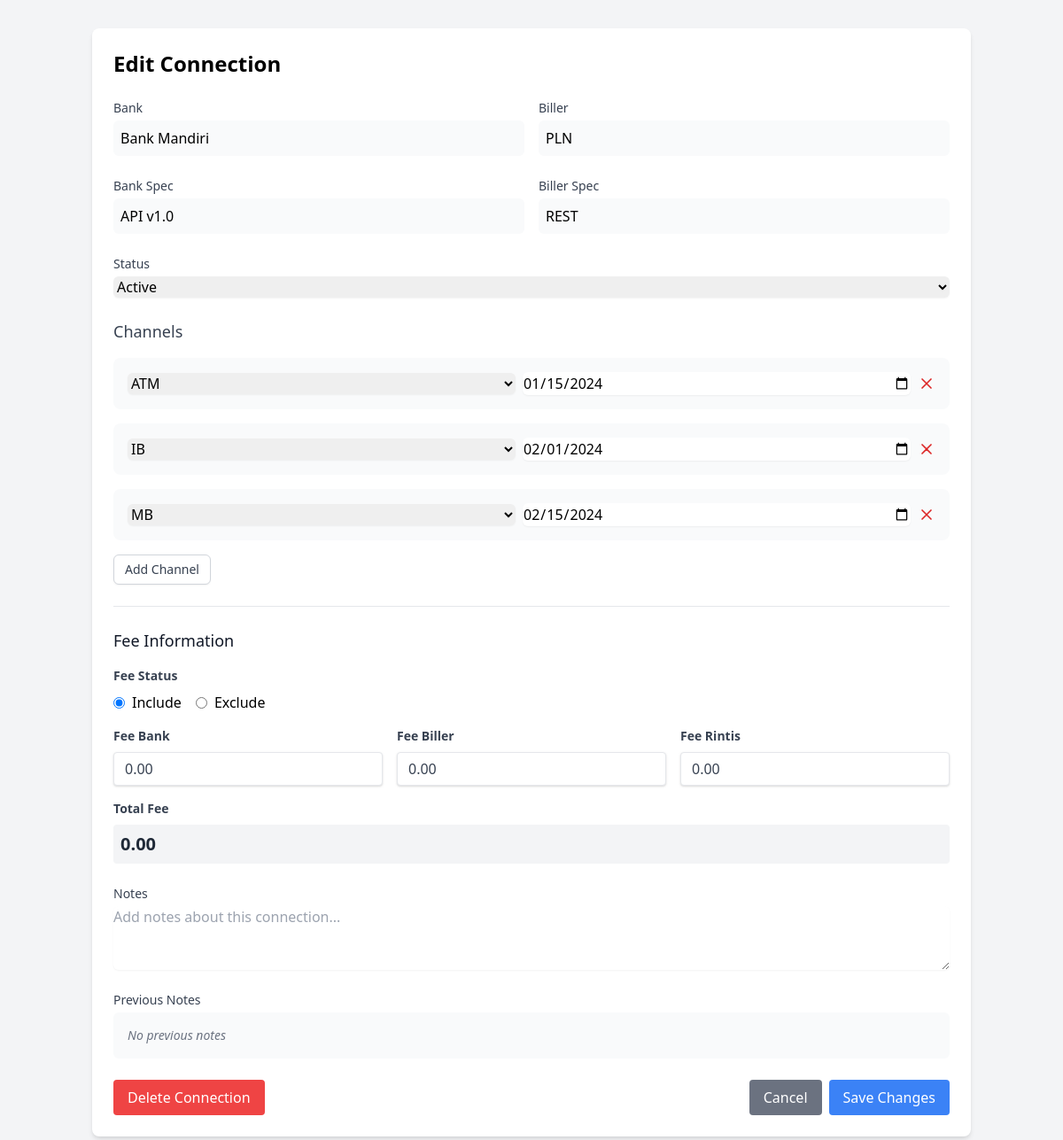
The page /edit_connection.php?id=1 (signed in) on the database its author committed.
### tables this page shows
CREATE TABLE `prima_data` (
    `id` int(11) NOT NULL AUTO_INCREMENT,
    `bank_id` BIGINT NOT NULL,
    `biller_id` BIGINT NOT NULL,
    `bank_spec_id` int(11) NOT NULL,
    `biller_spec_id` int(11) NOT NULL,
    `date_live` date NOT NULL,
    `status` enum('active','inactive') NOT NULL DEFAULT 'active',
    `fee_bank` DECIMAL(10,2) DEFAULT 0.00,
    `fee_biller` DECIMAL(10,2) DEFAULT 0.00,
    `fee_rintis` DECIMAL(10,2) DEFAULT 0.00,
    `fee_included` TINYINT(1) NOT NULL DEFAULT 1,
    `notes` TEXT DEFAULT NULL,
    `created_by` INT NOT NULL,
    `updated_by` INT NOT NULL,
    `created_at` TIMESTAMP DEFAULT CURRENT_TIMESTAMP,
    `updated_at` TIMESTAMP DEFAULT CURRENT_TIMESTAMP ON UPDATE CURRENT_TIMESTAMP,
    PRIMARY KEY (`id`),
    FOREIGN KEY (bank_id) REFERENCES banks(id),
    FOREIGN KEY (biller_id) REFERENCES billers(id),
    FOREIGN KEY (bank_spec_id) REFERENCES specs(id),
    FOREIGN KEY (biller_spec_id) REFERENCES specs(id),
    FOREIGN KEY (created_by) REFERENCES users(id),
    FOREIGN KEY (updated_by) REFERENCES users(id)
);

CREATE TABLE `banks` (
    `id` BIGINT NOT NULL AUTO_INCREMENT,
    `bank_id` VARCHAR(10) UNIQUE NOT NULL,
    `name` varchar(255) NOT NULL,
    `spec_id` INT NOT NULL,
    `created_by` INT NOT NULL,
    `created_at` TIMESTAMP DEFAULT CURRENT_TIMESTAMP,
    PRIMARY KEY (`id`),
    FOREIGN KEY (spec_id) REFERENCES specs(id),
    FOREIGN KEY (created_by) REFERENCES users(id)
);

CREATE TABLE `billers` (
    `id` BIGINT NOT NULL AUTO_INCREMENT,
    `biller_id` VARCHAR(10) UNIQUE NOT NULL,
    `name` varchar(255) NOT NULL,
    `spec_id` INT NOT NULL,
    `created_by` INT NOT NULL,
    `created_at` TIMESTAMP DEFAULT CURRENT_TIMESTAMP,
    PRIMARY KEY (`id`),
    FOREIGN KEY (spec_id) REFERENCES specs(id),
    FOREIGN KEY (created_by) REFERENCES users(id)
);

CREATE TABLE `specs` (
    `id` int(11) NOT NULL AUTO_INCREMENT,
    `name` varchar(255) NOT NULL,
    `created_by` INT NOT NULL,
    `created_at` TIMESTAMP DEFAULT CURRENT_TIMESTAMP,
    PRIMARY KEY (`id`),
    FOREIGN KEY (created_by) REFERENCES users(id)
);

CREATE TABLE `connection_channels` (
    `id` int(11) NOT NULL AUTO_INCREMENT,
    `prima_data_id` int(11) NOT NULL,
    `channel_id` int(11) NOT NULL,
    `date_live` date NOT NULL,
    `status` enum('active','inactive') NOT NULL DEFAULT 'active',
    `created_by` INT NOT NULL,
    `updated_by` INT NOT NULL,
    `created_at` TIMESTAMP DEFAULT CURRENT_TIMESTAMP,
    `updated_at` TIMESTAMP DEFAULT CURRENT_TIMESTAMP ON UPDATE CURRENT_TIMESTAMP,
    PRIMARY KEY (`id`),
    FOREIGN KEY (prima_data_id) REFERENCES prima_data(id),
    FOREIGN KEY (channel_id) REFERENCES channels(id),
    FOREIGN KEY (created_by) REFERENCES users(id),
    FOREIGN KEY (updated_by) REFERENCES users(id)
);

CREATE TABLE `channels` (
    `id` int(11) NOT NULL AUTO_INCREMENT,
    `name` varchar(255) NOT NULL,
    `description` TEXT DEFAULT NULL,
    `created_by` INT NOT NULL,
    `updated_by` INT NOT NULL,
    `created_at` TIMESTAMP DEFAULT CURRENT_TIMESTAMP,
    `updated_at` TIMESTAMP DEFAULT CURRENT_TIMESTAMP ON UPDATE CURRENT_TIMESTAMP,
    PRIMARY KEY (`id`),
    FOREIGN KEY (created_by) REFERENCES users(id),
    FOREIGN KEY (updated_by) REFERENCES users(id)
);

### public/edit_connection.php (the view, shortened to what the rows shown need)
<?php
$database = new Database();
$pdo = $database->getConnection();
$id = $_GET['id'] ?? 0;
$stmt = $pdo->prepare("SELECT pd.*,
    b.name as bank_name,
    bl.name as biller_name,
    bs.name as bank_spec_name,
    bls.name as biller_spec_name
    FROM prima_data pd
    LEFT JOIN banks b ON pd.bank_id = b.id
    LEFT JOIN billers bl ON pd.biller_id = bl.id
    LEFT JOIN specs bs ON pd.bank_spec_id = bs.id
    LEFT JOIN specs bls ON pd.biller_spec_id = bls.id
    WHERE pd.id = ?");
$stmt->execute([$id]);
$connection = $stmt->fetch(PDO::FETCH_ASSOC);
?>
<!DOCTYPE html>
<html lang="en">
<head>
    <link href="https://cdn.jsdelivr.net/npm/tailwindcss@2.2.19/dist/tailwind.min.css" rel="stylesheet">
</head>
<body class="bg-gray-100">
    <div class="container mx-auto px-4 py-8">
        <div class="bg-white rounded-lg shadow-md p-6">
            <h2 class="text-2xl font-bold mb-6">Edit Connection</h2>
            <form id="editConnectionForm" method="POST" class="space-y-6">
                <div class="grid grid-cols-2 gap-4">
                    <div>
                        <label class="block text-sm font-medium text-gray-700">Bank</label>
                        <div class="mt-1 p-2 bg-gray-50 rounded-md">
                            <?php echo htmlspecialchars($connection['bank_name']); ?>
                        </div>
                    </div>
                    <div>
                        <label class="block text-sm font-medium text-gray-700">Biller</label>
                        <div class="mt-1 p-2 bg-gray-50 rounded-md">
                            <?php echo htmlspecialchars($connection['biller_name']); ?>
                        </div>
                    </div>
                </div>
                <div class="grid grid-cols-2 gap-4">
                    <div>
                        <label class="block text-sm font-medium text-gray-700">Bank Spec</label>
                        <div class="mt-1 p-2 bg-gray-50 rounded-md">
                            <?php echo htmlspecialchars($connection['bank_spec_name']); ?>
                        </div>
                    </div>
                    <div>
                        <label class="block text-sm font-medium text-gray-700">Biller Spec</label>
                        <div class="mt-1 p-2 bg-gray-50 rounded-md">
                            <?php echo htmlspecialchars($connection['biller_spec_name']); ?>
                        </div>
                    </div>
                </div>
                <div>
                    <label class="block text-sm font-medium text-gray-700">Status</label>
                    <select name="status" class="mt-1 block w-full rounded-md border-gray-300 shadow-sm" required>
                        <option value="active" <?php echo $connection['status'] == 'active' ? 'selected' : ''; ?>>Active</option>
                    </select>
                </div>
                <div class="mt-6">
                    <div id="channelContainer" class="space-y-4">
                        <?php
                        $stmt = $pdo->prepare("
                            SELECT cc.*, ch.name as channel_name
                            FROM connection_channels cc
                            JOIN channels ch ON cc.channel_id = ch.id
                            WHERE cc.prima_data_id = ?
                            ORDER BY cc.date_live
                        ");
                        $stmt->execute([$id]);
                        $existing_channels = $stmt->fetchAll(PDO::FETCH_ASSOC);
                        $stmt = $pdo->query("SELECT * FROM channels ORDER BY name");
                        $all_channels = $stmt->fetchAll(PDO::FETCH_ASSOC);
                        foreach ($existing_channels as $channel): ?>
                            <div class="channel-entry bg-gray-50 p-4 rounded-lg">
                                <div class="flex items-center justify-between">
                                    <div class="flex-1">
                                        <select name="channels[]" class="w-full rounded-md border-gray-300 shadow-sm mr-2">
                                            <?php foreach ($all_channels as $ch): ?>
                                                <option value="<?php echo $ch['id']; ?>"
                                                    <?php echo $ch['id'] == $channel['channel_id'] ? 'selected' : ''; ?>>
                                                    <?php echo htmlspecialchars($ch['name']); ?>
                                                </option>
                                            <?php endforeach; ?>
                                        </select>
                                    </div>
                                    <div class="flex-1 ml-2">
                                        <input type="date" name="channel_dates[]"
                                            value="<?php echo $channel['date_live']; ?>"
                                            class="w-full rounded-md border-gray-300 shadow-sm"
                                            required>
                                    </div>
                                    <button type="button" onclick="removeChannel(this)"
                                            class="ml-2 text-red-600 hover:text-red-800">
                                        <svg class="w-5 h-5" fill="none" stroke="currentColor" viewBox="0 0 24 24">
                                            <path stroke-linecap="round" stroke-linejoin="round" stroke-width="2" d="M6 18L18 6M6 6l12 12"/>
                                        </svg>
                                    </button>
                                </div>
                            </div>
                        <?php endforeach; ?>
                    </div>
                </div>
                <div class="mt-6 border-t pt-6">
                    <div class="mb-4">
                        <div class="flex space-x-4">
                            <label class="inline-flex items-center">
                                <input type="radio" name="fee_inclusion" value="include"
                                    <?php echo $connection['fee_included'] == 1 ? 'checked' : ''; ?>
                                    class="form-radio text-blue-600">
                                <span class="ml-2">Include</span>
                            </label>
                            <label class="inline-flex items-center">
                                <input type="radio" name="fee_inclusion" value="exclude"
                                    <?php echo $connection['fee_included'] == 0 ? 'checked' : ''; ?>
                                    class="form-radio text-blue-600">
                                <span class="ml-2">Exclude</span>
                            </label>
                        </div>
                    </div>
                    <div class="grid grid-cols-3 gap-4">
                        <div>
                            <label class="block text-gray-700 text-sm font-bold mb-2" for="fee_bank">
                                Fee Bank
                            </label>
                            <input type="number"
                                name="fee_bank"
                                id="fee_bank"
                                step="0.01"
                                min="0"
                                value="<?php echo number_format((float)$connection['fee_bank'], 2, '.', ''); ?>"
                                class="shadow appearance-none border rounded w-full py-2 px-3 text-gray-700 leading-tight focus:outline-none focus:shadow-outline"
                                oninput="calculateTotalFee()">
                        </div>
                        <div>
                            <label class="block text-gray-700 text-sm font-bold mb-2" for="fee_biller">
                                Fee Biller
                            </label>
                            <input type="number"
                                name="fee_biller"
                                id="fee_biller"
                                step="0.01"
                                min="0"
                                value="<?php echo number_format((float)$connection['fee_biller'], 2, '.', ''); ?>"
                                class="shadow appearance-none border rounded w-full py-2 px-3 text-gray-700 leading-tight focus:outline-none focus:shadow-outline"
                                oninput="calculateTotalFee()">
                        </div>
                        <div>
                            <label class="block text-gray-700 text-sm font-bold mb-2" for="fee_rintis">
                                Fee Rintis
                            </label>
                            <input type="number"
                                name="fee_rintis"
                                id="fee_rintis"
                                step="0.01"
                                min="0"
                                value="<?php echo number_format((float)$connection['fee_rintis'], 2, '.', ''); ?>"
                                class="shadow appearance-none border rounded w-full py-2 px-3 text-gray-700 leading-tight focus:outline-none focus:shadow-outline"
                                oninput="calculateTotalFee()">
                        </div>
                    </div>
                    <div class="mt-4">
                        <label class="block text-gray-700 text-sm font-bold mb-2">Total Fee</label>
                        <div id="total_fee" class="text-xl font-bold text-gray-800 bg-gray-100 p-2 rounded">
                            <?php
                            $total = (float)$connection['fee_bank'] +
                                    (float)$connection['fee_biller'] +
                                    (float)$connection['fee_rintis'];
                            echo number_format($total, 2);
                            ?>
                        </div>
                    </div>
                </div>
            </form>
        </div>
    </div>
</body>
</html>

### rows shown on the page
prima_data: bank.name "Bank Mandiri", biller.name "PLN", bank_spec.name "API v1.0", biller_spec.name "REST", status "Active", fee_included "☑ Include", fee_included "☐ Exclude", fee_bank "0.00", fee_biller "0.00", fee_rintis "0.00"
connection_channels: channel.name "ATM", date_live "01/15/2024"
connection_channels: channel.name "IB", date_live "02/01/2024"
connection_channels: channel.name "MB", date_live "02/15/2024"
